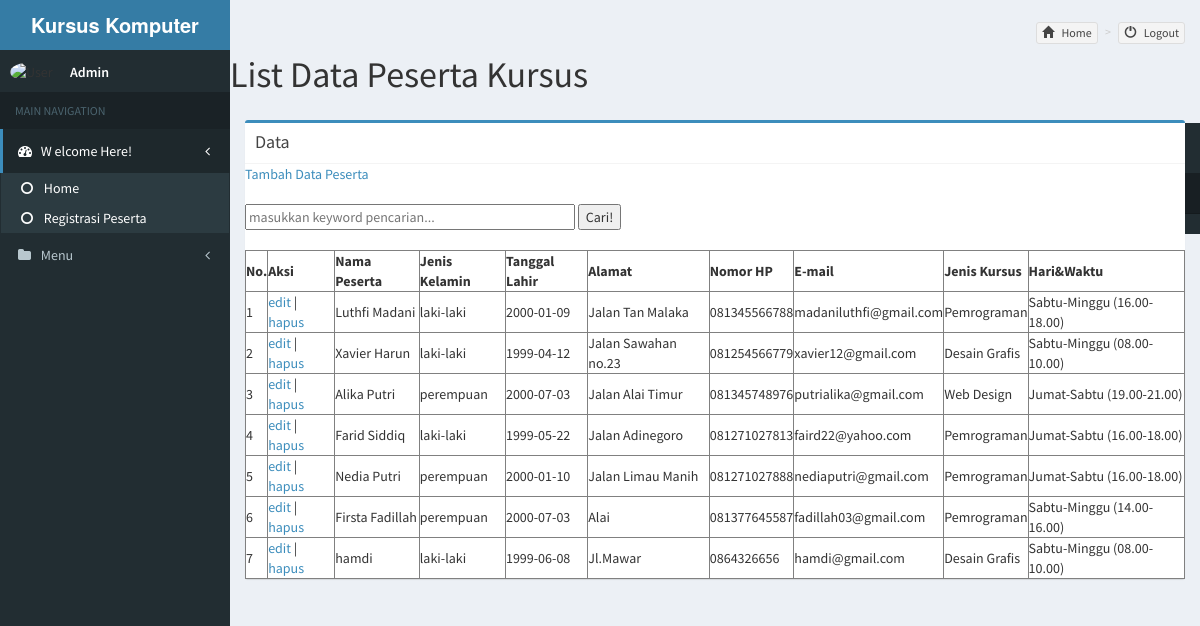
The page /kursus/listpeserta.php on the database its author committed.
### tables this page shows
CREATE TABLE IF NOT EXISTS `tb_registrasi` (
  `id` int(11) NOT NULL AUTO_INCREMENT,
  `nama` varchar(50) NOT NULL,
  `jk` varchar(20) NOT NULL,
  `ttl` date NOT NULL,
  `alamat` varchar(100) NOT NULL,
  `nohp` varchar(20) NOT NULL,
  `email` varchar(50) NOT NULL,
  `jenis_kursus` varchar(50) NOT NULL,
  `hari` varchar(50) NOT NULL,
  PRIMARY KEY (`id`)
);

### kursus/functions.php (called while the page is built, shortened)
<?php
$conn = mysqli_connect("localhost", "root", "", "db_finansial");
function query($query) {
	global $conn;
	$result = mysqli_query($conn, $query);
	$rows = [];
	while($row = mysqli_fetch_assoc($result) ) {
		$rows[] = $row;
	}
	return $rows;
}
?>

### kursus/listpeserta.php (the view, shortened to what this page needs)
<?php include_once('header.php'); ?>
<?php
$peserta = query("SELECT * FROM tb_registrasi");
 ?>
      <h1>
        List Data Peserta Kursus
      </h1>
    <section class="content">
      <div class="row">
        <div class="col-md-12">
          <div class="box box-primary">
            <div class="box-header with-border">
              <h3 class="box-title">Data</h3>
            </div>
<a href="formregister.php">Tambah Data Peserta</a>
<br><br>
<form action="" method="post">
  <input type="text" name="keyword" size="40" autofocus placeholder="masukkan keyword pencarian..." autocomplete="off">
  <button type="submit" name="cari3">Cari!</button>
</form>
<br>
<table  border="1" cellpadding="10" cellspacing="0">
  <tr>
    <th>No.</th>
    <th>Aksi</th>
    <th>Nama Peserta</th>
    <th>Jenis Kelamin</th>
    <th>Tanggal Lahir</th>
    <th>Alamat</th>
    <th>Nomor HP</th>
    <th>E-mail</th>
    <th>Jenis Kursus</th>
    <th>Hari&Waktu</th>
  </tr>
<?php $i = 1; ?>
<?php foreach( $peserta as $row) : ?>
  <tr>
    <td><?= $i; ?></td>
    <td>
      <a href="editpeserta.php?id=<?= $row["id"]; ?>">edit</a> |
      <a href="hapuspeserta.php?id=<?= $row["id"]; ?>" onclick="return confirm('apakah yakin?');">hapus</a>
    </td>
    <td><?= $row["nama"]; ?></td>
    <td><?= $row["jk"]; ?></td>
    <td><?= $row["ttl"]; ?></td>
    <td><?= $row["alamat"]; ?></td>
    <td><?= $row["nohp"]; ?></td>
    <td><?= $row["email"]; ?></td>
    <td><?= $row["jenis_kursus"]; ?></td>
    <td><?= $row["hari"]; ?></td>
  </tr>
  <?php $i++; ?>
<?php endforeach; ?>
</table>
<?php include_once('footer.php'); ?>

### kursus/header.php (shortened to what this page needs)
<?php
require 'functions.php';
?>
<!DOCTYPE html>
<html>
<head>
  <link rel="stylesheet" href="../bower_components/bootstrap/dist/css/bootstrap.min.css">
  <link rel="stylesheet" href="../bower_components/font-awesome/css/font-awesome.min.css">
  <link rel="stylesheet" href="../bower_components/Ionicons/css/ionicons.min.css">
  <link rel="stylesheet" href="../dist/css/AdminLTE.min.css">
  <link rel="stylesheet" href="../dist/css/skins/_all-skins.min.css">
  <link rel="stylesheet" href="../bower_components/morris.js/morris.css">
  <link rel="stylesheet" href="../bower_components/jvectormap/jquery-jvectormap.css">
  <link rel="stylesheet" href="../bower_components/bootstrap-datepicker/dist/css/bootstrap-datepicker.min.css">
  <link rel="stylesheet" href="../bower_components/bootstrap-daterangepicker/daterangepicker.css">
  <link rel="stylesheet" href="../plugins/bootstrap-wysihtml5/bootstrap3-wysihtml5.min.css">
</head>
<body class="hold-transition skin-blue sidebar-mini">
<div class="wrapper">
  <header class="main-header">
    <a href="" class="logo">
      <span class="logo-lg"><b>Kursus Komputer</b></span>
    </a>
  </header>
  <aside class="main-sidebar">
    <section class="sidebar">
      <div class="user-panel">
        <div class="pull-left image">
          <img src="abc.jpg" class="img-circle" alt="User Image">
        </div>
        <div class="pull-left info">
          <p>Admin</p>
        </div>
      </div>
      <ul class="sidebar-menu" data-widget="tree">
        <li class="header">MAIN NAVIGATION</li>
        <li class="active treeview">
          <a href="#">
            <i class="fa fa-dashboard"></i> <span>W elcome Here! </span>
            <span class="pull-right-container">
              <i class="fa fa-angle-left pull-right"></i>
            </span>
          </a>
          <ul class="treeview-menu">
            <li class="active"><a href="index2.php"><i class="fa fa-circle-o"></i> Home </a></li>
            <li class="active"><a href="formregister.php"><i class="fa fa-circle-o"></i> Registrasi Peserta </a></li>
          </ul>
        </li>
        <li class="treeview">
          <a href="#">
            <i class="fa fa-folder"></i> <span> Menu </span>
            <span class="pull-right-container">
              <i class="fa fa-angle-left pull-right"></i>
            </span>
          </a>
            </li>
          </ul>
    </section>
  </aside>
  <div class="content-wrapper">
    <section class="content-header">
      <ol class="breadcrumb">
        <li><a href="index2.php" class="btn btn-default btn-xs"><i class="glyphicon glyphicon-home"></i> Home</a></li>
        <li><a href="logout.php" class="btn btn-default btn-xs"><i class="glyphicon glyphicon-off"></i> Logout</a></li>
      </ol>
    </section> <br>

### kursus/footer.php (shortened to what this page needs)
  <aside class="control-sidebar control-sidebar-dark">
    <ul class="nav nav-tabs nav-justified control-sidebar-tabs">
      <li><a href="#control-sidebar-home-tab" data-toggle="tab"><i class="fa fa-home"></i></a></li>
    </ul>
    <div class="tab-content">
  </aside>
</div>
</body>
</html>

### rows shown on the page
tb_registrasi: nama "Luthfi Madani", jk "laki-laki", ttl "2000-01-09", alamat "Jalan Tan Malaka", nohp "081345566788", email "madaniluthfi@gmail.com", jenis_kursus "Pemrograman", hari "Sabtu-Minggu (16.00-18.00)"
tb_registrasi: nama "Xavier Harun", jk "laki-laki", ttl "1999-04-12", alamat "Jalan Sawahan no.23", nohp "081254566779", email "xavier12@gmail.com", jenis_kursus "Desain Grafis", hari "Sabtu-Minggu (08.00-10.00)"
tb_registrasi: nama "Alika Putri", jk "perempuan", ttl "2000-07-03", alamat "Jalan Alai Timur", nohp "081345748976", email "putrialika@gmail.com", jenis_kursus "Web Design", hari "Jumat-Sabtu (19.00-21.00)"
tb_registrasi: nama "Farid Siddiq", jk "laki-laki", ttl "1999-05-22", alamat "Jalan Adinegoro", nohp "081271027813", email "faird22@yahoo.com", jenis_kursus "Pemrograman", hari "Jumat-Sabtu (16.00-18.00)"
tb_registrasi: nama "Nedia Putri", jk "perempuan", ttl "2000-01-10", alamat "Jalan Limau Manih", nohp "081271027888", email "nediaputri@gmail.com", jenis_kursus "Pemrograman", hari "Jumat-Sabtu (16.00-18.00)"
tb_registrasi: nama "Firsta Fadillah", jk "perempuan", ttl "2000-07-03", alamat "Alai", nohp "081377645587", email "fadillah03@gmail.com", jenis_kursus "Pemrograman", hari "Sabtu-Minggu (14.00-16.00)"
tb_registrasi: nama "hamdi", jk "laki-laki", ttl "1999-06-08", alamat "Jl.Mawar", nohp "0864326656", email "hamdi@gmail.com", jenis_kursus "Desain Grafis", hari "Sabtu-Minggu (08.00-10.00)"
